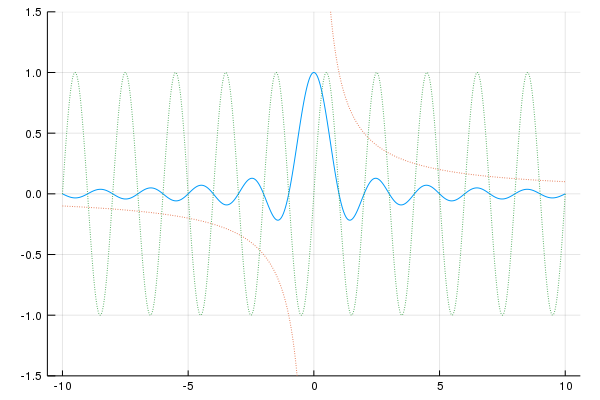

Recreate this plot in Julia.

using FFTW, DSP
using FileIO: load, save
import LibSndFile
using Plots

x = range(-10, stop=+10, length=1001);
plot(x, sinc.(x), ylim=(-1.5, 1.5), legend=false)
plot!(x, 1 ./ x, linestyle=:dot)
plot!(x, sin.(pi* x), linestyle=:dot)

savefig("sinc_function.pdf")
savefig("sinc_function.png")
